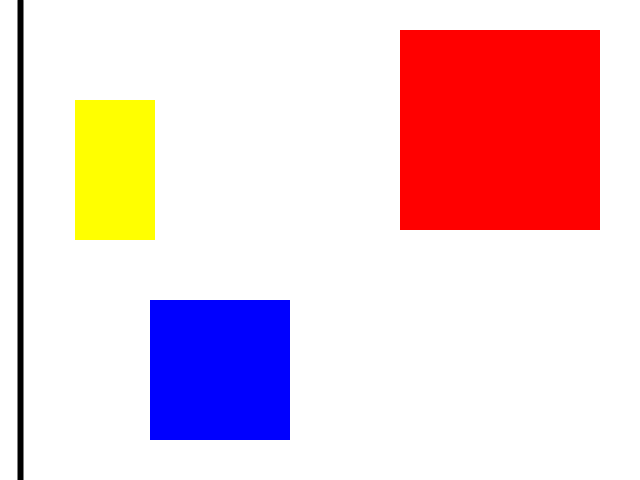
Frame 1 (no input)
Frame 60 (the mouse pressed at the canvas centre just before this capture): identical to frame 1, image omitted
Frame 120 (the mouse held since frame 60 and released just before this capture): identical to frame 1, image omitted

The Processing sketch that drew this single still picture (run headless with seeded random() and noise(); from frame 60 on, the mouse is pressed at the canvas centre):

// Processing sketch: MondriaanIngredients
// ── MondriaanIngredients.pde
/*
  Designing a Mondriaan Painting
 */


void setup() {

  // Decide the size of your Canvas
  size(640, 480);
}

void draw() {
  // Decide the color of your Canvas
  background(255, 255, 255);

  // Use a number of black lines
  noFill();
  stroke(0);
  strokeWeight(6);
  line(20, 0, 20, height);

  // Draw a red square
  noStroke();
  fill(255, 0, 0);
  rect(400, 30, 200, 200);

  // Draw a blue square
  noStroke();
  fill(0, 0, 255);
  rect(150, 300, 140, 140);

  // Draw a yellow rectangle
  noStroke();
  fill(255, 255, 0);
  rect(75, 100, 80, 140);
}
